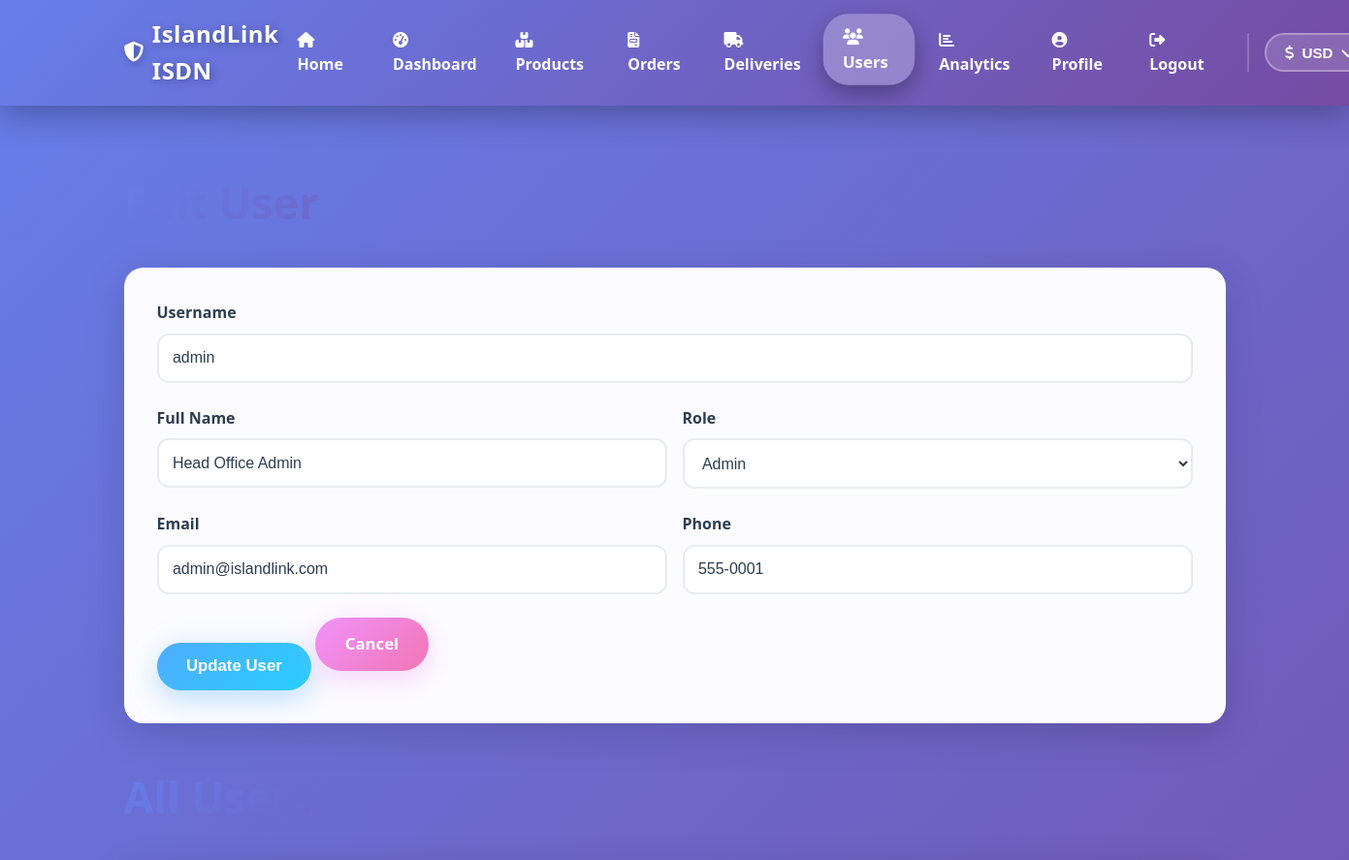
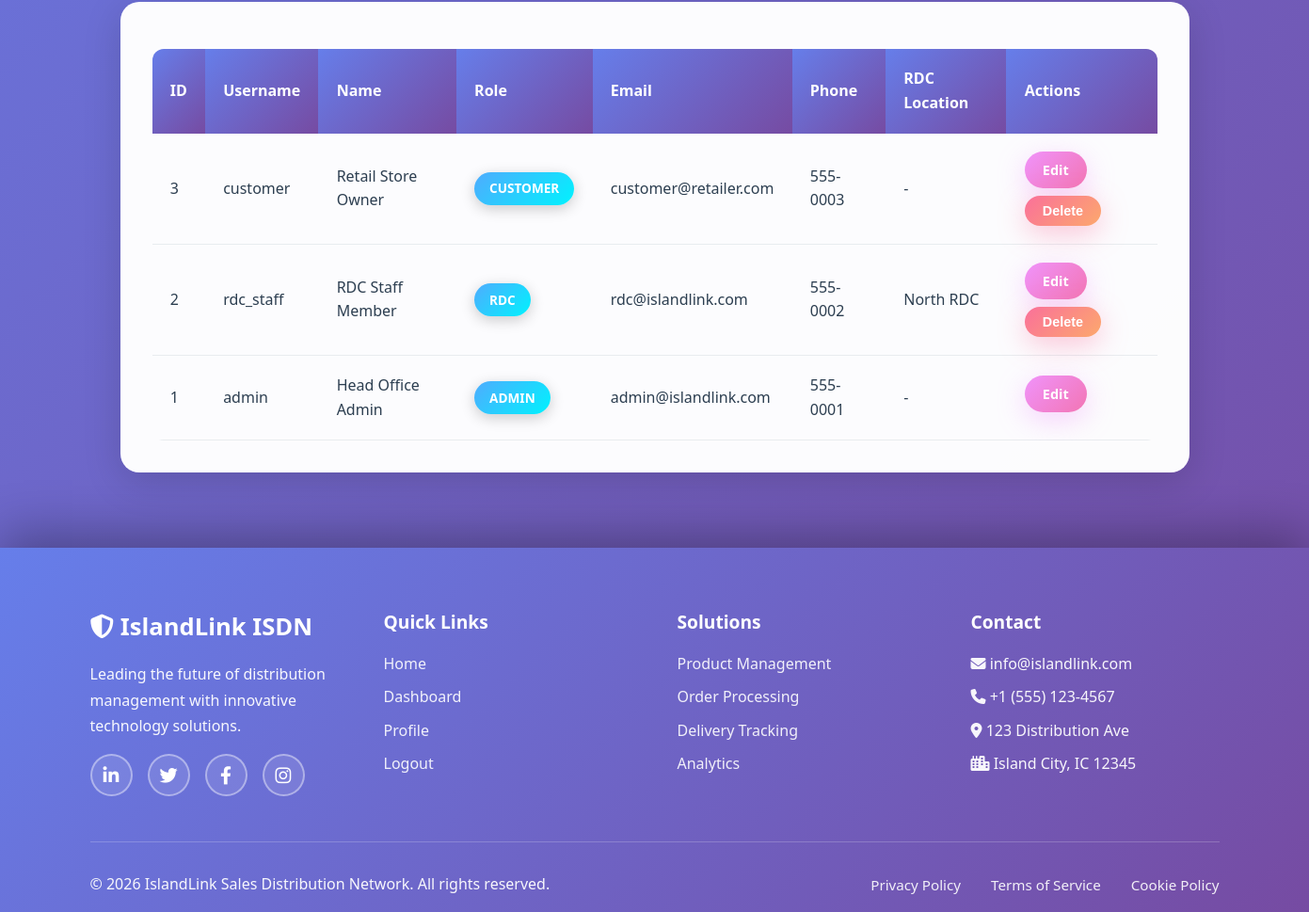
Page /users.php?edit=1 (signed in) on the committed database (2 pictures, top to bottom).
### tables this page shows
CREATE TABLE users (
    id INT AUTO_INCREMENT PRIMARY KEY,
    username VARCHAR(50) UNIQUE NOT NULL,
    password VARCHAR(255) NOT NULL,
    role ENUM('admin', 'rdc', 'customer') NOT NULL,
    name VARCHAR(100) NOT NULL,
    email VARCHAR(100),
    phone VARCHAR(20),
    rdc_location VARCHAR(100),
    profile_image VARCHAR(255),
    created_at TIMESTAMP DEFAULT CURRENT_TIMESTAMP
);

### users.php (the view, shortened to what this page needs)
<?php
require_once 'db.php';
$users = mysqli_query($conn, "SELECT * FROM users ORDER BY id DESC");
$edit_user = null;
if (isset($_GET['edit'])) {
    $edit_id = intval($_GET['edit']);
    $edit_user = mysqli_fetch_assoc(mysqli_query($conn, "SELECT * FROM users WHERE id=$edit_id"));
}
?>
<!DOCTYPE html>
<html lang="en">
<head>
    <link rel="stylesheet" href="https://cdnjs.cloudflare.com/ajax/libs/font-awesome/6.4.0/css/all.min.css">
    <link rel="stylesheet" href="style.css">
</head>
<body>
    <?php include 'navbar.php'; ?>
    <div class="container">
        <div class="page-header">
            <h1><?php echo $edit_user ? 'Edit User' : 'Add New User'; ?></h1>
        </div>
        <div class="section-card">
            <form method="POST">
                <div class="form-row">
                    <div class="form-group">
                        <label>Username</label>
                        <input type="text" name="username" value="<?php echo $edit_user ? htmlspecialchars($edit_user['username']) : ''; ?>" required>
                    </div>
                </div>
                <div class="form-row">
                    <div class="form-group">
                        <label>Full Name</label>
                        <input type="text" name="name" value="<?php echo $edit_user ? htmlspecialchars($edit_user['name']) : ''; ?>" required>
                    </div>
                    <div class="form-group">
                        <label>Role</label>
                        <select name="role" id="role" required onchange="toggleRDC()">
                            <option value="admin" <?php echo ($edit_user && $edit_user['role'] == 'admin') ? 'selected' : ''; ?>>Admin</option>
                        </select>
                    </div>
                </div>
                <div class="form-row">
                    <div class="form-group">
                        <label>Email</label>
                        <input type="email" name="email" value="<?php echo $edit_user ? htmlspecialchars($edit_user['email']) : ''; ?>">
                    </div>
                    <div class="form-group">
                        <label>Phone</label>
                        <input type="text" name="phone" value="<?php echo $edit_user ? htmlspecialchars($edit_user['phone']) : ''; ?>">
                    </div>
                </div>
                <?php if($edit_user): ?>
                    <button type="submit" name="edit_user" class="btn-primary">Update User</button>
                    <a href="users.php" class="btn-secondary">Cancel</a>
                <?php else: ?>
                    <button type="submit" name="add_user" class="btn-primary">Add User</button>
                <?php endif; ?>
            </form>
        </div>
        <div class="page-header" style="margin-top: 40px;">
            <h1>All Users</h1>
        </div>
        <div class="section-card">
            <table class="data-table">
                <thead>
                    <tr>
                        <th>ID</th>
                        <th>Username</th>
                        <th>Name</th>
                        <th>Role</th>
                        <th>Email</th>
                        <th>Phone</th>
                        <th>RDC Location</th>
                        <th>Actions</th>
                    </tr>
                </thead>
                <tbody>
                    <?php mysqli_data_seek($users, 0); ?>
                    <?php while($user = mysqli_fetch_assoc($users)): ?>
                        <tr>
                            <td><?php echo $user['id']; ?></td>
                            <td><?php echo htmlspecialchars($user['username']); ?></td>
                            <td><?php echo htmlspecialchars($user['name']); ?></td>
                            <td><span class="badge"><?php echo strtoupper($user['role']); ?></span></td>
                            <td><?php echo htmlspecialchars($user['email']); ?></td>
                            <td><?php echo htmlspecialchars($user['phone']); ?></td>
                            <td><?php echo $user['rdc_location'] ? htmlspecialchars($user['rdc_location']) : '-'; ?></td>
                            <td>
                                <a href="users.php?edit=<?php echo $user['id']; ?>" class="btn-small btn-secondary">Edit</a>
                                <?php if($user['id'] != $_SESSION['user_id']): ?>
                                    <form method="POST" style="display:inline;">
                                        <button type="submit" name="delete_user" class="btn-small btn-danger" onclick="return confirm('Delete this user?')">Delete</button>
                                    </form>
                                <?php endif; ?>
                            </td>
                        </tr>
                    <?php endwhile; ?>
                </tbody>
            </table>
        </div>
    </div>
    <?php include 'footer.php'; ?>
</body>
</html>

### style.css (style rules this page uses)
:root[data-theme="light"] { --bg-gradient: linear-gradient(135deg, #667eea 0%, #764ba2 25%, #f093fb 50%, #4facfe 75%, #00f2fe 100%); --card-bg: rgba(255, 255, 255, 0.98); --text-primary: #2c3e50; --text-secondary: #7f8c8d; --border-color: #e8ecef; --shadow: rgba(0,0,0,0.15); --table-hover: #f8f9fa; }
* { margin: 0; padding: 0; box-sizing: border-box; }
body { font-family: 'Segoe UI', Tahoma, Geneva, Verdana, sans-serif; line-height: 1.6; color: var(--text-primary); background: var(--bg-gradient); background-size: 400% 400%; animation: gradientFlow 20s ease infinite; min-height: 100vh; transition: all 0.4s ease; }
.container { max-width: 1200px; margin: 4rem auto; padding: 0 2rem; }
.page-header { margin-bottom: 2rem; animation: pageHeaderSlide 0.8s ease-out; }
.page-header h1 { background: linear-gradient(135deg, #667eea 0%, #764ba2 50%, #f093fb 100%); -webkit-background-clip: text; -webkit-text-fill-color: transparent; background-clip: text; font-size: 2.8rem; margin-bottom: 0.5rem; font-weight: 800; }
.section-card { background: var(--card-bg); padding: 2rem; border-radius: 20px; box-shadow: 0 10px 40px var(--shadow); margin-bottom: 2rem; transition: all 0.4s ease; border: 2px solid transparent; animation: cardFadeIn 0.8s ease-out; }
.data-table { width: 100%; border-collapse: collapse; margin-top: 1rem; overflow: hidden; border-radius: 12px; }
.data-table th { background: linear-gradient(135deg, #667eea 0%, #764ba2 100%); color: white; padding: 1.2rem; text-align: left; font-weight: 700; }
.data-table td { padding: 1.2rem; border-bottom: 1px solid #e8ecef; transition: all 0.3s ease; }
.data-table tr { transition: all 0.4s cubic-bezier(0.4, 0, 0.2, 1); }
.badge { display: inline-block; padding: 0.4rem 1rem; border-radius: 25px; font-size: 0.85rem; font-weight: 700; text-transform: uppercase; box-shadow: 0 4px 15px rgba(0,0,0,0.2); animation: badgeFloat 3s ease-in-out infinite; }
.badge { background: linear-gradient(135deg, #4facfe, #00f2fe); color: white; }
.form-group { margin-bottom: 1.5rem; animation: formSlide 0.6s ease-out backwards; }
.form-group:nth-child(1) { animation-delay: 0.1s; }
.form-group:nth-child(2) { animation-delay: 0.2s; }
.form-group label { display: block; margin-bottom: 0.5rem; color: #2c3e50; font-weight: 600; }
.form-group input, .form-group select { width: 100%; padding: 0.9rem; border: 2px solid var(--border-color); border-radius: 12px; font-size: 1rem; transition: all 0.4s cubic-bezier(0.4, 0, 0.2, 1); background: var(--card-bg); color: var(--text-primary); }
.form-row { display: grid; grid-template-columns: repeat(auto-fit, minmax(200px, 1fr)); gap: 1rem; }
.btn-primary, .btn-secondary, .btn-danger { padding: 0.9rem 1.9rem; border: none; border-radius: 50px; font-size: 1.05rem; font-weight: 700; cursor: pointer; transition: all 0.4s cubic-bezier(0.4, 0, 0.2, 1); text-decoration: none; display: inline-block; position: relative; overflow: hidden; }
.btn-primary::before, .btn-secondary::before, .btn-danger::before { content: ''; position: absolute; top: 50%; left: 50%; width: 0; height: 0; border-radius: 50%; background: rgba(255,255,255,0.5); transform: translate(-50%, -50%); transition: width 0.6s, height 0.6s; }
.btn-primary { background: linear-gradient(135deg, #4facfe 0%, #00f2fe 100%); background-size: 200% 200%; animation: buttonShift 5s ease infinite; color: white; box-shadow: 0 8px 30px rgba(79, 172, 254, 0.4); }
.btn-secondary { background: linear-gradient(135deg, #f093fb 0%, #f5576c 100%); background-size: 200% 200%; animation: buttonShift 5s ease infinite; color: white; box-shadow: 0 8px 30px rgba(240, 147, 251, 0.4); }
.btn-danger { background: linear-gradient(135deg, #fa709a 0%, #fee140 100%); background-size: 200% 200%; animation: buttonShift 5s ease infinite; color: white; box-shadow: 0 8px 30px rgba(250, 112, 154, 0.4); }
.btn-small { padding: 0.5rem 1.2rem; font-size: 0.9rem; }

### rows in the picture
users: username "admin", name "Head Office Admin", role "Admin", email "admin@islandlink.com", phone "555-0001", id "1", role "ADMIN"
users: id "3", username "customer", name "Retail Store Owner", role "CUSTOMER", email "customer@retailer.com", phone "555-0003"
users: id "2", username "rdc_staff", name "RDC Staff Member", role "RDC", email "rdc@islandlink.com", phone "555-0002", rdc_location "North RDC"
